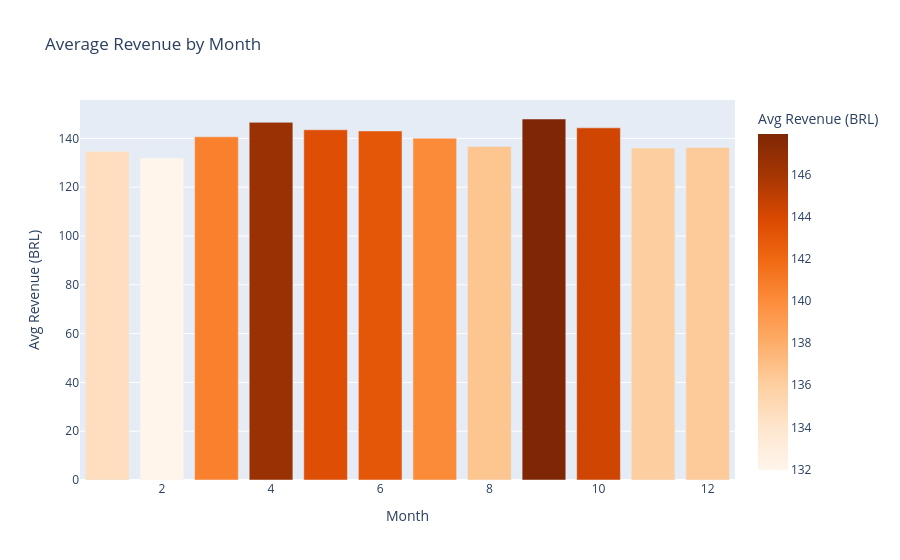
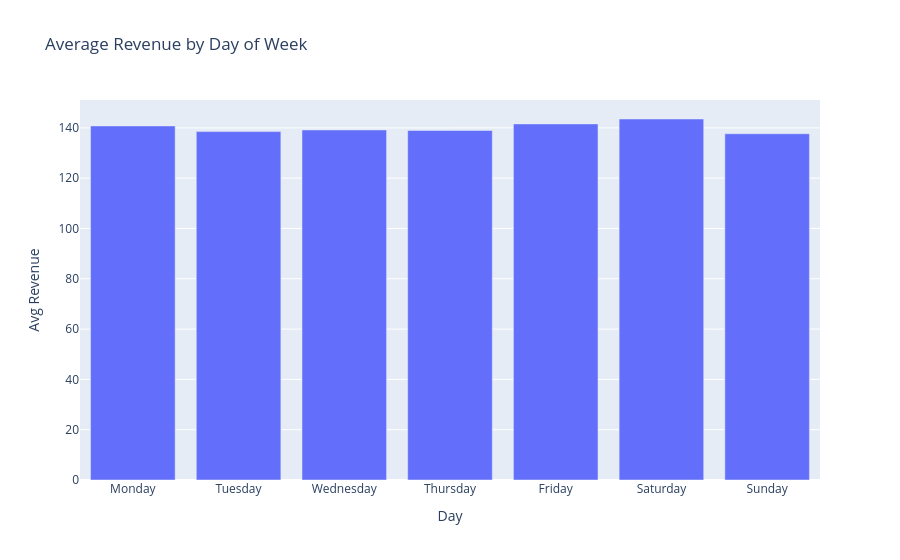

The notebook cell these images were saved under, in order:
### Code cell
# Monthly demand pattern
monthly_avg = (df.groupby("month")["revenue"]
                 .mean()
                 .reset_index())

fig = px.bar(monthly_avg, x="month", y="revenue",
             title="Average Revenue by Month",
             labels={"month":"Month","revenue":"Avg Revenue (BRL)"},
             color="revenue",
             color_continuous_scale="Oranges")
fig.show()

# Day of week pattern
df["dayofweek"] = df["order_date"].dt.day_name()
dow_order = ["Monday","Tuesday","Wednesday",
             "Thursday","Friday","Saturday","Sunday"]
dow = (df.groupby("dayofweek")["revenue"]
         .mean()
         .reindex(dow_order)
         .reset_index())

fig2 = px.bar(dow, x="dayofweek", y="revenue",
              title="Average Revenue by Day of Week",
              labels={"dayofweek":"Day","revenue":"Avg Revenue"})
fig2.show()

### Figure 1 — Plotly figure (JSON) as saved in the notebook; plotly's stock layout.template omitted (floating-point values rounded to 4 significant figures)
{"data": [{"hovertemplate": "Month=%{x}<br>Avg Revenue (BRL)=%{marker.color}<extra></extra>", "legendgroup": "", "marker": {"color": [134.7, 132.0, 140.6, 146.6, 143.5, 143.1, 140.1, 136.6, 147.9, 144.3, 136.1, 136.2], "coloraxis": "coloraxis", "pattern": {"shape": ""}}, "name": "", "orientation": "v", "showlegend": false, "textposition": "auto", "type": "bar", "x": [1, 2, 3, 4, 5, 6, 7, 8, 9, 10, 11, 12], "xaxis": "x", "y": [134.7, 132.0, 140.6, 146.6, 143.5, 143.1, 140.1, 136.6, 147.9, 144.3, 136.1, 136.2], "yaxis": "y"}], "layout": {"barmode": "relative", "coloraxis": {"autocolorscale": false, "colorbar": {"title": {"text": "Avg Revenue (BRL)"}}, "colorscale": [[0, "rgb(255,245,235)"], [0.125, "rgb(254,230,206)"], [0.25, "rgb(253,208,162)"], [0.375, "rgb(253,174,107)"], [0.5, "rgb(253,141,60)"], [0.625, "rgb(241,105,19)"], [0.75, "rgb(217,72,1)"], [0.875, "rgb(166,54,3)"], [1, "rgb(127,39,4)"]]}, "legend": {"tracegroupgap": 0}, "title": {"text": "Average Revenue by Month"}, "xaxis": {"anchor": "y", "domain": [0, 1], "title": {"text": "Month"}}, "yaxis": {"anchor": "x", "domain": [0, 1], "title": {"text": "Avg Revenue (BRL)"}}}}

### Figure 2 — Plotly figure (JSON) as saved in the notebook; plotly's stock layout.template omitted (floating-point values rounded to 4 significant figures)
{"data": [{"hovertemplate": "Day=%{x}<br>Avg Revenue=%{y}<extra></extra>", "legendgroup": "", "marker": {"color": "#636efa", "pattern": {"shape": ""}}, "name": "", "orientation": "v", "showlegend": false, "textposition": "auto", "type": "bar", "x": ["Monday", "Tuesday", "Wednesday", "Thursday", "Friday", "Saturday", "Sunday"], "xaxis": "x", "y": [140.8, 138.5, 139.2, 139.0, 141.6, 143.5, 137.7], "yaxis": "y"}], "layout": {"barmode": "relative", "legend": {"tracegroupgap": 0}, "title": {"text": "Average Revenue by Day of Week"}, "xaxis": {"anchor": "y", "domain": [0, 1], "title": {"text": "Day"}}, "yaxis": {"anchor": "x", "domain": [0, 1], "title": {"text": "Avg Revenue"}}}}
